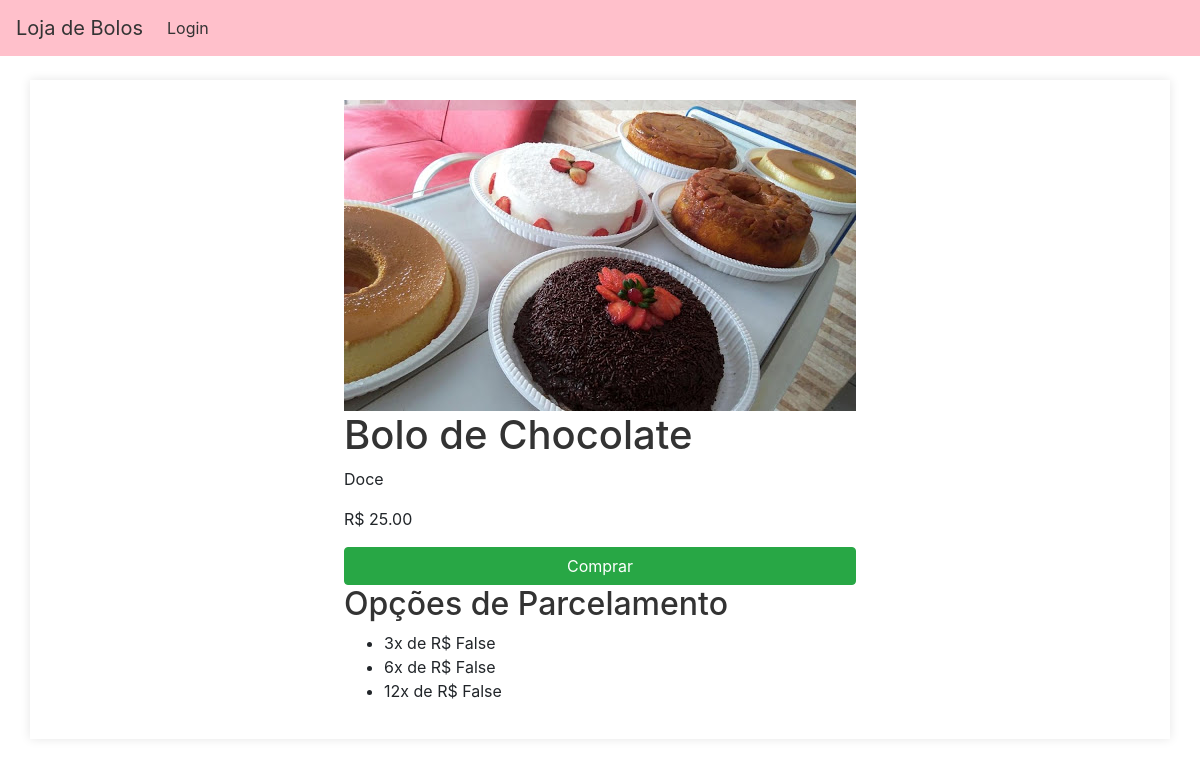
Screenshot of /produto/7/ with the database file from the repository.
### loja/models.py (models this page shows, shortened)
class Produto(models.Model):
    nome = models.CharField(max_length=255)
    preco = models.DecimalField(max_digits=10, decimal_places=2)
    descricao = models.TextField()
    preco = models.DecimalField(max_digits=10, decimal_places=2)
    estoque = models.PositiveIntegerField()
    imagens = models.ManyToManyField('ImagemProduto', related_name='produtos', blank=True)
    exibir_na_home = models.BooleanField(default=True)

### loja/views.py (the view)
# urls.py: path('produto/<int:produto_id>/', views.produto_detalhes, name='produto_detalhes'),
def produto_detalhes(request, produto_id):
    produto = get_object_or_404(Produto, id=produto_id)
    return render(request, 'loja/produto_detalhes.html', {'produto': produto})

### loja/templates/loja/produto_detalhes.html (shortened to what this page needs)
{% extends 'loja/base.html' %}
{% load static %}
{% block content %}
<div class="produto-detalhes">
    <img src="{% static 'imagens/bolos.jpeg' %}" alt="{{ produto.nome }}">
    <h1>{{ produto.nome }}</h1>
    <p>{{ produto.descricao }}</p>
    <p>R$ {{ produto.preco }}</p>
    <form method="post" action="#">
        <a href="{% url 'comprar_produto' produto.id %}" class="btn btn-success">Comprar</a>
    </form>
    <h2>Opções de Parcelamento</h2>
    <ul>
        <li>3x de R$ {{ produto.preco|divisibleby:3 }}</li>
        <li>6x de R$ {{ produto.preco|divisibleby:6 }}</li>
        <li>12x de R$ {{ produto.preco|divisibleby:12 }}</li>
    </ul>
</div>
{% endblock %}

### static/css/styles.css (style rules this page uses)
body { font-family: Arial, sans-serif; background-color: #f4f4f4; margin: 0; padding: 0; }
h1, h2 { color: #333; }
form { display: flex; flex-direction: column; }

### rows the page displays
Produto: nome "Bolo de Chocolate", descricao "Doce", preco "25.00", preco|divisibleby "False"
